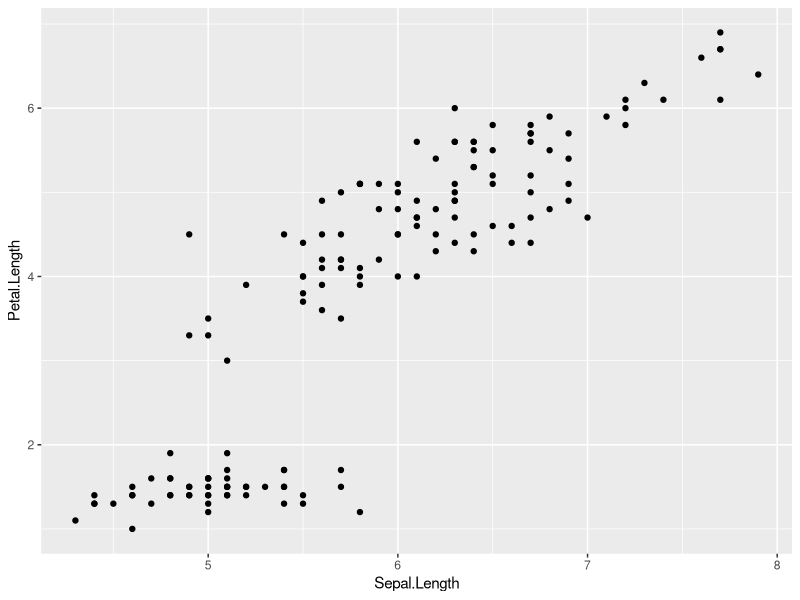
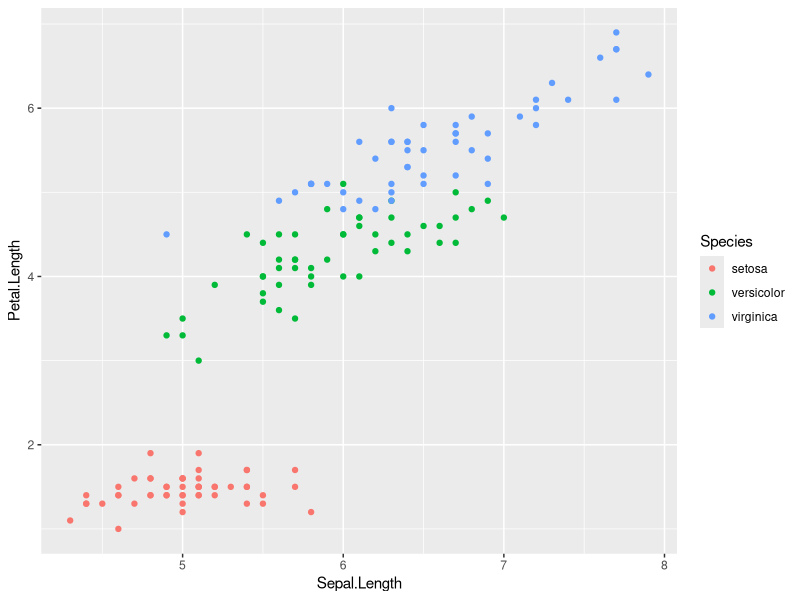
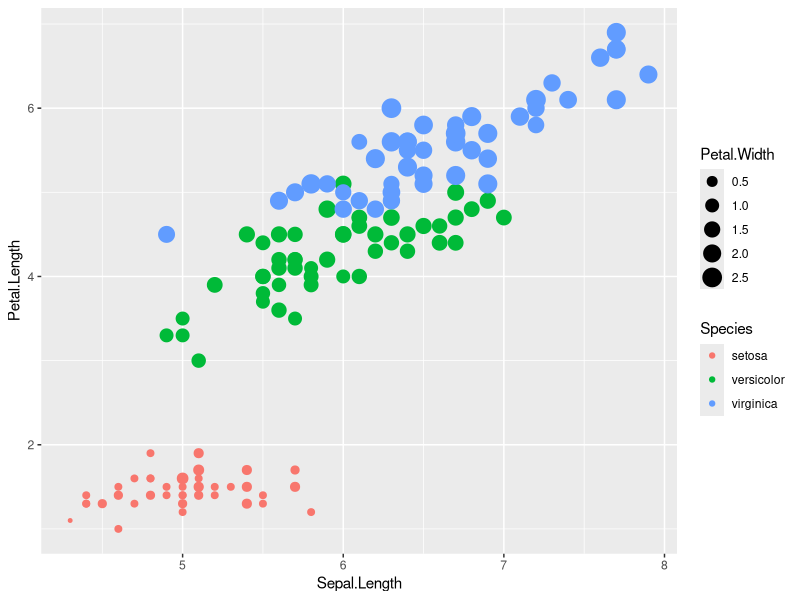
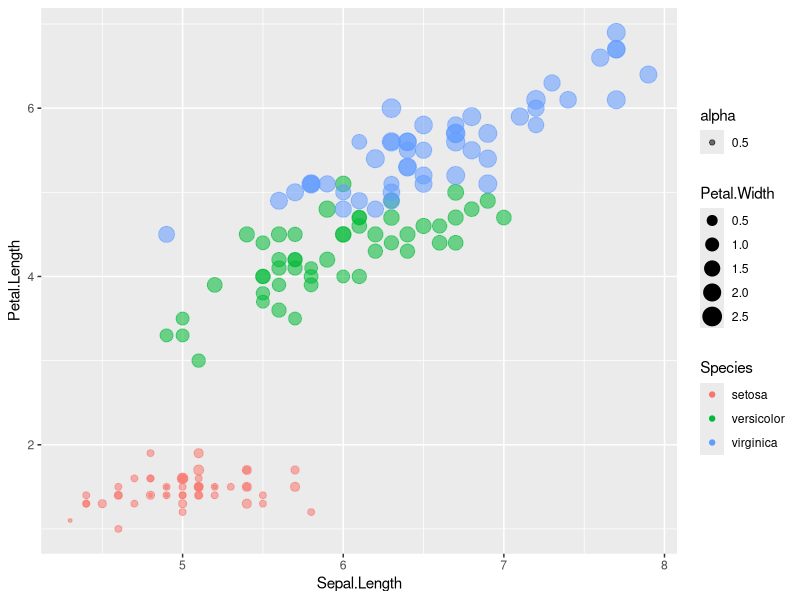
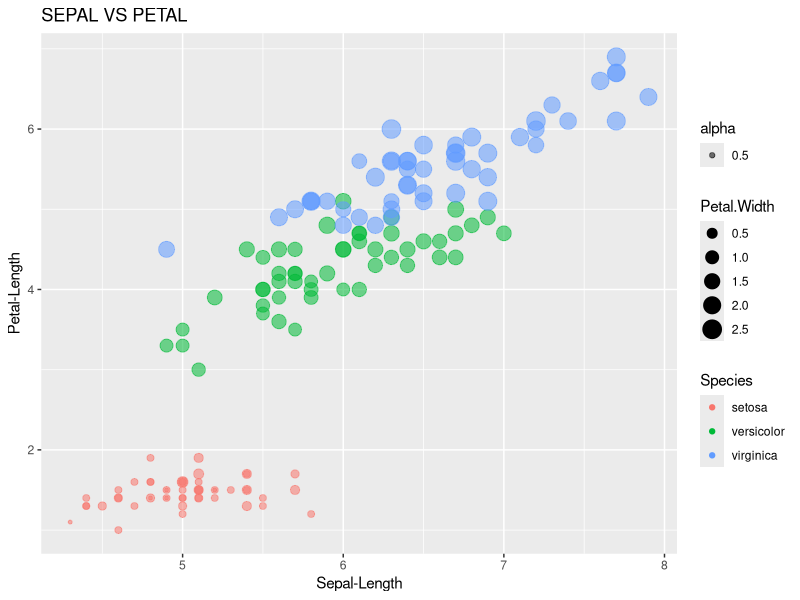

Write the R code that produced these figures, in order. (Note: this script raises an error after producing the figures.)
install.packages("ggplot2")
library(ggplot2)

############## qplot Function of ggplot2 ######################
#using qplot function of ggplot2 for scatterplot
head(iris)

#plot between sepal.length vs petal.length for iris data
qplot(Sepal.Length,Petal.Length,data = iris)

#coloring different species
qplot(Sepal.Length,Petal.Length,data = iris, color = Species)

#coloring different species
qplot(Sepal.Length,Petal.Length,data = iris, color = Species, size = Petal.Width)

#making plots more visible 
qplot(Sepal.Length,Petal.Length,data = iris, color = Species, size = Petal.Width
      ,alpha = 0.5)

#more decorating plots with heading and xlabel and ylabel
qplot(Sepal.Length,Petal.Length,data = iris, colour = Species, size = Petal.Width
      ,alpha = 0.5,xlab = "Sepal-Length",ylab = "Petal-Length",
      main = "SEPAL VS PETAL")

#geom argument is used to decide wat kind of plot do we want
#by default geom is always point and therefore scatterplot.
qplot(Sepal.Length,Petal.Length,data = iris, colour = Species, size = Petal.Width
      ,alpha = 0.5,xlab = "Sepal-Length",ylab = "Petal-Length",
      main = "SEPAL VS PETAL",geom = "hist")

#################
